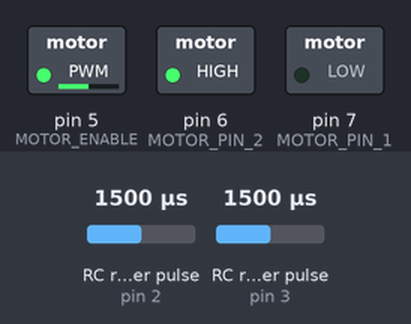
A sketch run on a simulated Arduino Uno, built with avr-gcc and run on an emulated ATmega328P. Shown: switched loads named in the sketch (green lamp = pin HIGH). Wiring (inferred from the names in the program): 2 × RC receiver channel: data pin 2 / data pin 3. Dashed ring = blinking. The test bench sets the inputs (shaded band); at power-on: RC receiver pulse (sensors on pin 2, pin 3) 1500 µs. What the sketch prints to the serial monitor is not drawn.

Above: at 1.2 s.
1.3 s: RC receiver pulse (sensor on pin 2) set to 1020 µs
4.3 s: RC receiver pulse (sensor on pin 2) set to 1250 µs
7.3 s: RC receiver pulse (sensor on pin 3) set to 1980 µs
Timing chart, 0 to 13.9 s (numbered marks = the images above; inputs shaded):
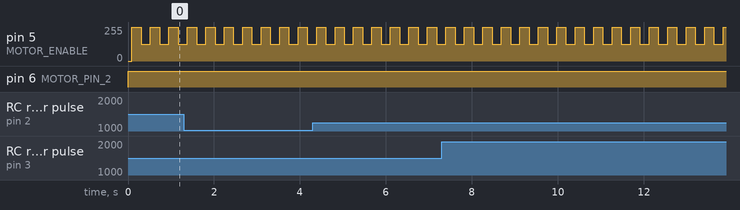

Measured:
- by itself, pin 5 (MOTOR_ENABLE): alternates 253/255 for 0.21 s and 127/255 for 0.21 s

The sketch:

respostaEmFrequencia.ino
```cpp
//#define PWM_PIN 9  // Define o pino PWM a ser usado
#define PWM_freq 10 //
#define AMPLITUDE 127  // Amplitude máxima do sinal PWM (0 a 255)
#define MOTOR_PIN_1 7 // Pino do motor (IN1)
#define MOTOR_PIN_2 6 // Pino do motor (IN2)
#define MOTOR_ENABLE 5 // Pino do enable da ponte H
#define chA 3 // Pino canal A do encoder
#define chB 2 // Pino canal B do encoder

int chA_antigo = 0;
int chB_antigo = 0;
volatile int contador = 0;
double tempoAtual = 0;
double tempoAnterior = 0;
double PWM_PERIOD = ((1/PWM_freq)*1000)/360; // Periodo em millissegundos

void setup() {
  // Configuração do pino PWM
  //pinMode(PWM_PIN, OUTPUT);
  pinMode(MOTOR_PIN_1, OUTPUT);
  pinMode(MOTOR_PIN_2, OUTPUT);
  pinMode(MOTOR_ENABLE, OUTPUT);
  pinMode(chA, INPUT);
  pinMode(chB, INPUT);
  attachInterrupt(digitalPinToInterrupt(chA), leituraEncoder, CHANGE);
  attachInterrupt(digitalPinToInterrupt(chB), leituraEncoder, CHANGE);

  // Configuração da frequência PWM
  TCCR1B = (TCCR1B & 0xF8) | 0x01; // Configura a frequência PWM para 31.37kHz
  Serial.begin(115200);
}

void loop() {
  //tempoAtual =millis();
  if (tempoAtual <=20000){  // if Para acionar o motor por apenas 2500 millissegundos

    for (int i = 0; i < 360; i++) {
      tempoAtual = millis();
      // Convertendo graus para radianos
      float radianos = i * (PI / 180.0);
      // Calculando o valor do seno e mapeando para o intervalo de 0 a 255
      int valor_pwm = (sin(radianos) * AMPLITUDE/2) + 1.5*AMPLITUDE;  // Máximo de 254 ~= 255 e mínimo 190,5 (digital do duty cycle do PWM)
      // Escrevendo o valor PWM no pino
      controlaMotor(0,1,valor_pwm);
      //Serial.println(valor_pwm);
      //analogWrite(PWM_PIN, valor_pwm);

      Serial.println(String(contador) + ", " + String(tempoAtual-tempoAnterior) + ", "+ String(valor_pwm));

      contador = 0; // Reinicia o contador
      tempoAnterior = tempoAtual; // Atualiza o tempo
      // Pequeno atraso para a visualização
      //delayMicroseconds(PWM_PERIOD);
      delay(PWM_PERIOD);
    } // Fazendo o motor girar em alguma direção na velocidade 255

  }
  else{ // Desliga o motor e para de enviar
    controlaMotor(0,0,0);
    Serial.end();
  }
  //delay(1);
}

void controlaMotor (bool in1, bool in2, float pwm){
  if (in1 == 1 && in2 == 0){
    digitalWrite(MOTOR_PIN_1, HIGH);
    digitalWrite(MOTOR_PIN_2, LOW);
  }
  else if (in1 == 0 && in2 == 1){
    digitalWrite(MOTOR_PIN_1, LOW);
    digitalWrite(MOTOR_PIN_2, HIGH);
  }
  else if (in1 == 0 && in2 == 0){
    digitalWrite(MOTOR_PIN_1, LOW);
    digitalWrite(MOTOR_PIN_2, LOW);
  }
  else if (in1 == 1 && in2 == 1){
    digitalWrite(MOTOR_PIN_1, HIGH);
    digitalWrite(MOTOR_PIN_2, LOW);
  }
  analogWrite(MOTOR_ENABLE, pwm);
}


void leituraEncoder() {
  int chA_atual = digitalRead(chA);
  int chB_atual = digitalRead(chB);

  if (chA_antigo == 0 && chB_antigo == 0) {
    if(chA_atual == 1 && chB_atual == 1) contador = contador + 2;
    else if(chA_atual == 1 && chB_atual == 0) contador--;
    else if(chA_atual == 0 && chB_atual == 1) contador++;
  }
  else if (chA_antigo == 0 && chB_antigo == 1) {
    if(chA_atual == 1 && chB_atual == 1) contador ++;
    else if(chA_atual == 1 && chB_atual == 0) contador = contador - 2;
    else if(chA_atual == 0 && chB_atual == 1) contador = contador;
    else contador--;
  }
  else if (chA_antigo == 1 && chB_antigo == 0) {
    if(chA_atual == 1 && chB_atual == 1) contador--;
    else if(chA_atual == 1 && chB_atual == 0) contador = contador;
    else if(chA_atual == 0 && chB_atual == 1) contador = contador - 2;
    else contador ++;
  }
  else if (chA_antigo = 1 && chB_antigo == 1) {
    if(chA_atual == 1 && chB_atual == 1) contador = contador;
    else if(chA_atual == 1 && chB_atual == 0) contador++;
    else if(chA_atual == 0 && chB_atual == 1) contador--;
    else contador = contador + 2;
  }

  chA_antigo = chA_atual;
  chB_antigo = chB_atual;

}
```
